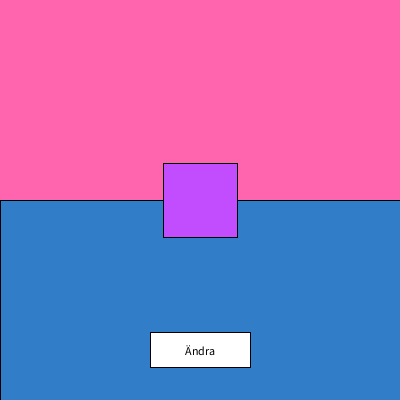
Frame 1 (no input)
Frame 60 (the mouse pressed at the canvas centre just before this capture): identical to frame 1, image omitted
Frame 120 (the mouse held since frame 60 and released just before this capture): identical to frame 1, image omitted

The Processing sketch that drew this single still picture (run headless with seeded random() and noise(); from frame 60 on, the mouse is pressed at the canvas centre):

// Processing sketch: processing_56343
// ── processing_56343.pde

color rektangelFarg;
int rektangelStorlek;
boolean visaOlikBakgrund;
int bild;
 
void setup()
{
  size (400,400); // Storlek på fönster
  rektangelFarg = color(random(300), random (300), random(300));
  rektangelStorlek = (int) random(20, 250);
  if ((int) random (2) == 1) {
    visaOlikBakgrund = true;
  }
  else {
    visaOlikBakgrund = false;
  }
  rectMode (CENTER);
  bild = 1;
}
 
void draw ()
{
  
  background (200); // Bakgrund
  if (bild==1) {
    if (visaOlikBakgrund) {
      fill (300, 100, 175); //Färg
rect (0, 0, width*2, height);
fill (50, 125, 200);
rect (200, 300, width, height/2);
    }
    fill (rektangelFarg); rect (width/2, height/2, rektangelStorlek, rektangelStorlek);
    
// Ändraknapp
fill(255);
rect(200, 350, 100, 35);
fill(0);
text("Ändra", 185, 355);
  }
  else if (bild == 2) {
    fill (255); // Vit färg
    rect (35, 40, 20, 20); // Knapp för mindre rektangel
    rect (90, 40, 20, 20); // Knapp för större rektangel
    
    // Nedanstående fill ändrar knappen till nuvarande färg
    
    fill (red(rektangelFarg), green(rektangelFarg), blue(rektangelFarg));
    
   rect (145, 95, 80, 30); // Knapp för annan färg på rektangeln
   fill (0); // Svart text
   text ("-", 35, 45); // Minustecken
   text (rektangelStorlek, 55, 45); // Visar storleken
   text ("+", 88, 45); // Plustecken
   
   // Nedanstående visar färgerna i RGB färger
   
   text ("r: " + red(rektangelFarg),25, 80);
   text ("g: " + green(rektangelFarg),25, 100); 
   text ("b: " + blue(rektangelFarg),25, 120);
   
   fill (255); // Vit färg
   rect (100, 350, 100, 30); // Tillbakaknapp 
   fill (0); // Svart färg
   text ("Tillbaka", 80, 355); // Text
   text ("Ändra Färg", 115, 99); // Text
  }
}
void mousePressed(){
  if(bild == 1){
    
if(mouseIsInside(150, 334, 250, 368)){
      bild = 2;
    }
  }else if(bild == 2){
           if(mouseIsInside(25, 31, 45, 51)){ // Minus
      rektangelStorlek = rektangelStorlek - 4; // Minska rektangeln
    }else if(mouseIsInside(80, 30, 100, 51)){ // Plus
      rektangelStorlek = rektangelStorlek + 4; // Öka rektangeln
      }else if(mouseIsInside(105, 82, 185, 112)){ // Färgändring
      rektangelFarg = color(random(300), random (300), random(300)); // Byter färg
    }else if(mouseIsInside(52, 336, 152, 366)){ // Tillbaka
      bild = 1; // Byter till första skärmen
    }
  }
}boolean mouseIsInside(int x1, int y1, int x2, int y2) {
  if (mouseX>x1 && mouseY>y1 && mouseX < x2 && mouseY < y2) {
    return true;
  }
else { 
    return false;
  }
}
